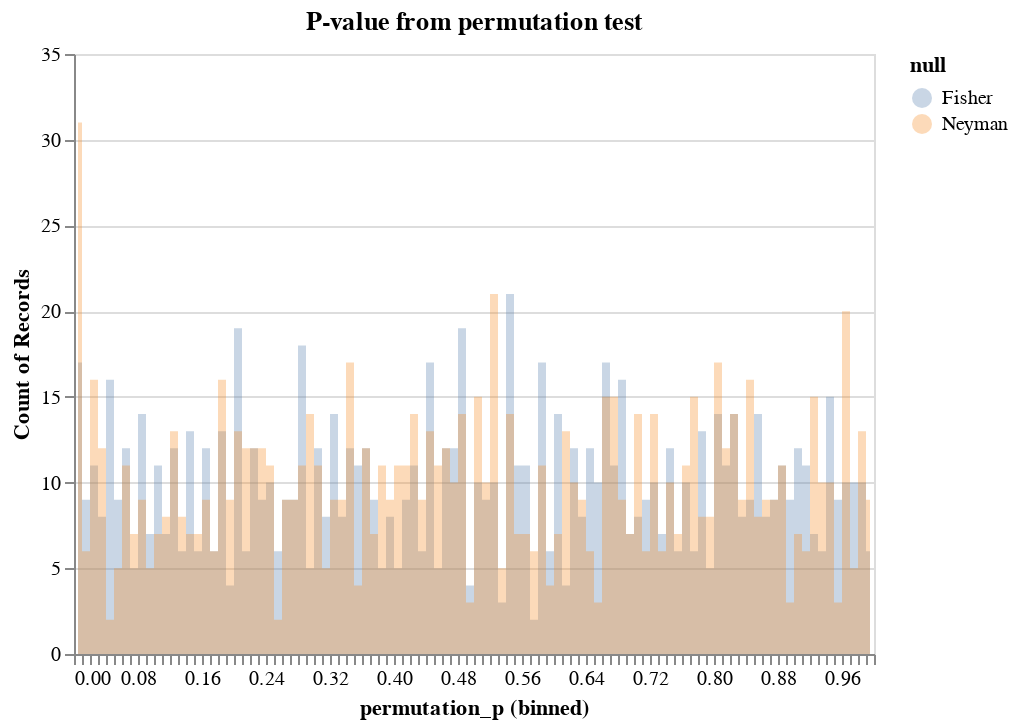

Here is the notebook cell this chart was saved with:
### Code cell
alt.Chart(data, title = "P-value from permutation test").mark_area(
    opacity=0.3,
    interpolate='step'
).encode(
    alt.X('permutation_p:Q', bin=alt.Bin(maxbins=100)),
    alt.Y('count()', stack=None),
    alt.Color('null:N')
)

### Figure 1 — Vega-Lite specification as saved in the notebook (floating-point values rounded to 4 significant figures; data arrays with more than 128 entries replaced by an {"elided": "..."} marker saying what was removed)
{"config": {"view": {"continuousWidth": 400, "continuousHeight": 300}}, "data": {"name": "data-659ccf1e3a9eb1df68dd9a823a1aa35f"}, "mark": {"type": "area", "interpolate": "step", "opacity": 0.3}, "encoding": {"color": {"type": "nominal", "field": "null"}, "x": {"type": "quantitative", "bin": {"maxbins": 100}, "field": "permutation_p"}, "y": {"type": "quantitative", "aggregate": "count", "stack": null}}, "title": "P-value from permutation test", "$schema": "https://vega.github.io/schema/vega-lite/v4.8.1.json", "datasets": {"data-659ccf1e3a9eb1df68dd9a823a1aa35f": {"elided": "2000 records"}}}
